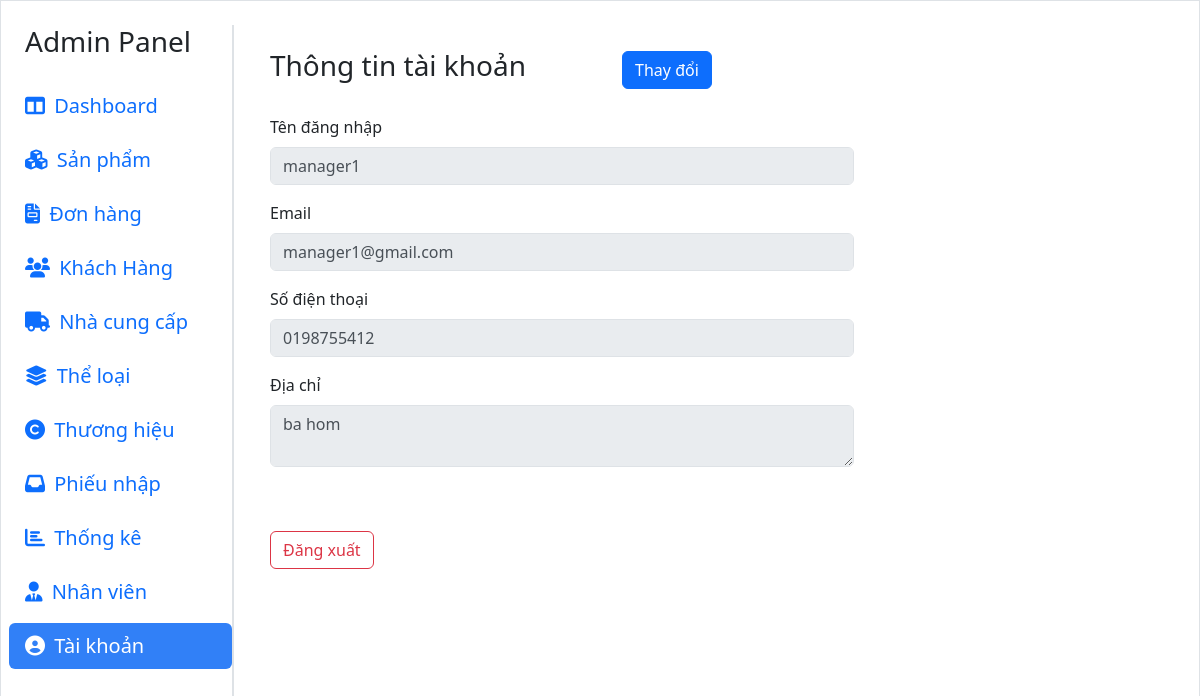
Screenshot of /admin/admin.php?page=taikhoan (signed in) with the database file from the repository.
### tables this page shows
CREATE TABLE `users` (
  `user_id` int(11) NOT NULL,
  `username` varchar(100) NOT NULL,
  `password` varchar(255) NOT NULL,
  `email` varchar(100) NOT NULL,
  `phone` varchar(20) DEFAULT NULL,
  `address` text DEFAULT NULL,
  `role_id` int(11) DEFAULT NULL,
  `is_deleted` tinyint(1) DEFAULT 0
);

### includes/DBConnect.php (called while the page is built, shortened)
<?php
class DBConnect {
    private static $instance = null;
    private $pdo;
    private $host = 'localhost';
    private $dbname = 'db_douong';
    private $username = 'root';
    private $password = '';
    private function __construct() {
        try {
            $this->pdo = new PDO(
                "mysql:host={$this->host};dbname={$this->dbname};charset=utf8",
                $this->username,
                $this->password
            );
            $this->pdo->setAttribute(PDO::ATTR_ERRMODE, PDO::ERRMODE_EXCEPTION);
            $this->pdo->setAttribute(PDO::ATTR_DEFAULT_FETCH_MODE, PDO::FETCH_ASSOC);
        } catch (PDOException $e) {
            die("Kết nối thất bại: " . $e->getMessage());
        }
    }
    public static function getInstance() {
        if (self::$instance === null) {
            self::$instance = new DBConnect();
        }
        return self::$instance;
    }
    public function selectOne($sql, $params = []) {
        $stmt = $this->pdo->prepare($sql);
        $stmt->execute($params);
        return $stmt->fetch();
    }
}
?>

### admin/pages/taikhoan.php (the view, shortened to what this page needs)
<?php
require_once '../includes/DBConnect.php';
$db = DBConnect::getInstance();
$userId = $_SESSION['admin_id'] ?? null;
$user = $db->selectOne("SELECT * FROM users WHERE user_id = ?", [$userId]);
?>
<div class="container py-4">
    <div class="d-flex align-items-center mb-4">
        <h3 class="me-5">Thông tin tài khoản</h3>
        <button type="button" id="editBtn" class="btn btn-primary ms-5">Thay đổi</button>
    </div>
    <form id="userInfoForm" method="POST" action="" class="row g-3" style="max-width: 600px;">
        <div class="col-12">
            <label for="username" class="form-label">Tên đăng nhập</label>
            <input type="text" class="form-control" id="username" name="username"
                value="<?= htmlspecialchars($user['username']) ?>" readonly>
        </div>
        <div class="col-12">
            <label for="email" class="form-label">Email</label>
            <input type="email" class="form-control" id="email" name="email"
                value="<?= htmlspecialchars($user['email']) ?>" readonly>
        </div>
        <div class="col-12">
            <label for="phone" class="form-label">Số điện thoại</label>
            <input type="text" class="form-control" id="phone" name="phone"
                value="<?= htmlspecialchars($user['phone']) ?>" readonly>
        </div>
        <div class="col-12">
            <label for="address" class="form-label">Địa chỉ</label>
            <textarea class="form-control" id="address" name="address" rows="2"
                readonly><?= htmlspecialchars($user['address']) ?></textarea>
        </div>
    </form>
    <a href="./ajax/logout.php" class="btn btn-outline-danger mt-5">Đăng xuất</a>
</div>

### admin/pages/taikhoan.php (style rules this page uses)
input[readonly], textarea[readonly] { background-color: #e9ecef !important; color: #495057; cursor: not-allowed; }

### rows the page displays
users: username "manager1", email "manager1@gmail.com", phone "0198755412", address "ba hom"

### other values shown
$item['label'] "Sản phẩm"
$item['label'] "Đơn hàng"
$item['label'] "Khách Hàng"
$item['label'] "Nhà cung cấp"
$item['label'] "Thể loại"
$item['label'] "Thương hiệu"
$item['label'] "Phiếu nhập"
$item['label'] "Thống kê"
$item['label'] "Nhân viên"
